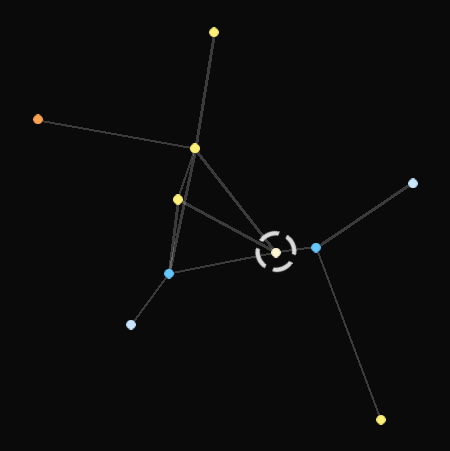
#> input picture beaconImages/Abeah.png, 450 x 451 px
$ python -i main.py   (imports and definitions only)
#> lines starting #> are read from the running program, lines starting #| are printed output that depends on the picture; after the words box and inside, x2 and y2 are one past the last pixel; in counts of white or black regions, pixels touching at a corner belong together
import datetime
import pickle

import discord
import imagehash
from PIL import Image
from discord import app_commands
from discord.ext import commands
import cv2
import numpy as np
import sqlite3

from discord.ext.commands import Context
from scipy import spatial
import os
from dotenv import load_dotenv

# [1 line not run here, left out]


"""


look_up = {"B": "<:B_:949716430901903380>",
           "A": "<:A_:949716430545367050>",
           "F": "<:F_:949716431031894167>",
           "G": "<:G_:949716431627493416>",
           "K": "<:K_:949716420416110612>",
           "M": "<:M_:949716373397987428>",
           "": ""
           }


@bot.slash_command(description="Command for solving beacon.")
async def solve_beacon(ctx,
                       beacon_image: Option(discord.Attachment, "Beacon image (Computer vision will attempt to read data from image for you)", required=False, default=None)):
    await ctx.defer()


    target = ""
    other = ""
    if attachment != "":
        img = np.asarray(bytearray(await attachment.read()), 'uint8')
        img = cv2.imdecode(img, cv2.IMREAD_COLOR)
        try:
            main, second, error = get_systems(img)
            target = look_up[main]
            for x in second:
                other += look_up[x] + " "
            if error != "":
                await ctx.followup.send(error, ephemeral=True)
        except Exception as e:
            await ctx.followup.send("Computer vision failed fully. Please use manual input!", ephemeral=True)

    view = main_view(ctx)
    embed = discord.Embed(title="Beacon Solver", description="Make sure external emojis is allowed. Source code can be found [here](https://github.com/iraaz4321/beacon_solver_bot)", colour=0xfbeb04, timestamp=datetime.datetime.utcnow())
    embed.add_field(name=f"Beacon data",
                    value=f"Target system connected count (opt): {connected}\nTarget system color (req): {target}\nRest of colors (req): {other}", inline=False)
    embed.set_footer(text="https://github.com/iraaz4321/beacon_solver_bot")
    await ctx.respond(embed=embed, view=view)


bot.run(os.getenv("token"))"""

def load_pickle():
    pickled = open('beacons.starscape', 'rb')
    return pickle.load(pickled)

# [1 line that did not run here, left out]

# [10 lines left out: function find_closest_match, not called in this run]

class Main(commands.Bot):
    def __init__(self):
        super().__init__(command_prefix=commands.when_mentioned,
                         intents=discord.Intents.all(),
                         application_id=814130510544502835)
#> (this line was passed over: discord is not available in this run)
#> further down, picture is the input picture: shape (451, 450, 3); mean B, G, R 11.7, 11.8, 11.8


    async def setup_hook(self):
        await client.tree.sync()


client = Main()

# [4 lines not run here, left out]


# [30 lines left out: function crop_image, not called in this run]


conn = sqlite3.connect("starscape_pro.db")


def get_systems(img):
    non_altered = img.copy()
    gray = cv2.cvtColor(img, cv2.COLOR_BGR2GRAY)
    ret, thresh = cv2.threshold(img, 127, 255, cv2.THRESH_TOZERO)
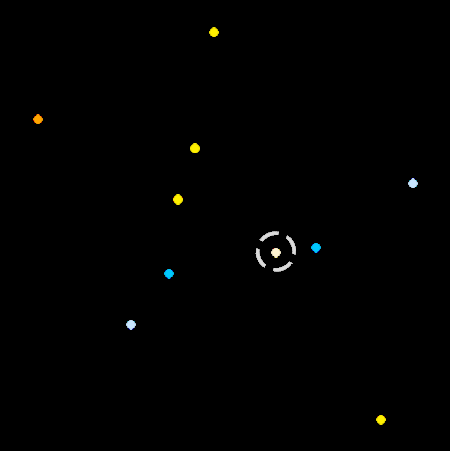
#> thresh: shape (451, 450, 3); mean B, G, R 0.8, 1.1, 1

    hsv = cv2.cvtColor(thresh, cv2.COLOR_BGR2HSV)
#> hsv: shape (451, 450, 3); mean H, S, V 0.2, 0.8, 1.2
    h, s, v = cv2.split(hsv)
    thresh1 = cv2.threshold(s, 40, 255, cv2.THRESH_BINARY)[1]
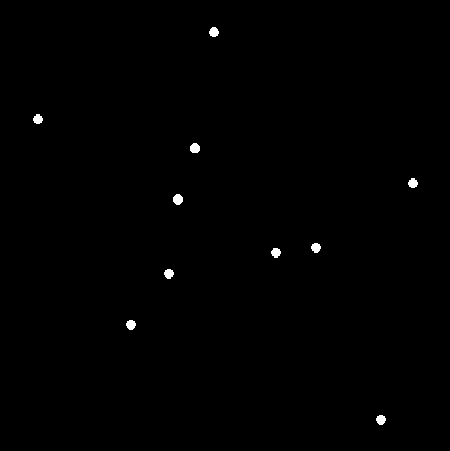
#> thresh1: shape (451, 450); 0.38% white; 10 white regions

    kernel = np.ones((3, 3), np.uint8)
    opening = cv2.morphologyEx(thresh1, cv2.MORPH_OPEN, kernel)

    contours, hierarchy = cv2.findContours(opening, cv2.RETR_TREE, cv2.CHAIN_APPROX_SIMPLE)
#> contours = 10 contours; largest, box (x1, y1, x2, y2) and area: (173, 194, 183, 205) 72, (190, 143, 200, 153) 68, (376, 415, 386, 425) 62, (126, 320, 136, 330) 62, (209, 27, 219, 37) 62
    cv2.drawContours(img, contours, -1, (0, 255, 0), 3)
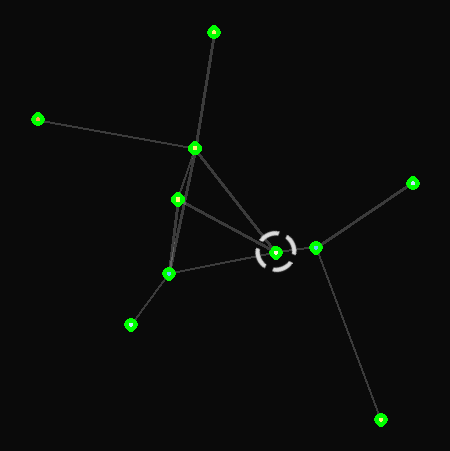
#> img: shape (451, 450, 3); 0.62% of pixels changed, all inside (x1, y1, x2, y2) = (31, 25, 420, 427)

    lower_bound = np.array([0, 0, 190])
    upper_bound = np.array([10, 10, 220])
    mask = cv2.inRange(hsv, lower_bound, upper_bound)
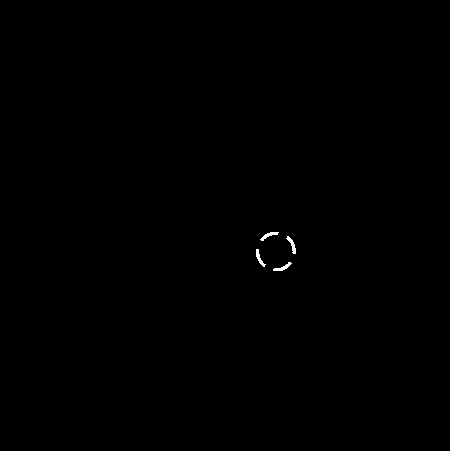
#> mask: shape (451, 450); 0.13% white; 4 white regions
    segmented_img = cv2.bitwise_and(gray, gray, mask=mask)
    kernel = np.ones((2, 2), np.uint8)
    erosion = cv2.erode(segmented_img, kernel, iterations=1)
    kernel = np.ones((9, 9), np.uint8)
    dilation = cv2.dilate(erosion, kernel, iterations=2)

    cont, hierarchy = cv2.findContours(dilation, cv2.RETR_TREE, cv2.CHAIN_APPROX_SIMPLE)
#> cont = 2 contours; box (x1, y1, x2, y2) and area: (249, 225, 304, 279) 2448, (267, 243, 286, 262) 176
    try:
        (x, y), radius = cv2.minEnclosingCircle(cont[0])
#> x = 276; y = 251.5; radius = 30.4
    except IndexError:
        error = "Failed to set some or all other systems. Please input rest manually"
    main = (int(x), int(y))
#> main = (276, 251)
    img = cv2.circle(img, main, 2, (0, 0, 255), 2)
#> img: shape (451, 450, 3); 0.02% of pixels changed, all inside (x1, y1, x2, y2) = (273, 248, 280, 255)

    others = []
    for colors in contours:
        (x, y), radius = cv2.minEnclosingCircle(colors)
        center = (int(x), int(y))
        others.append(center)
#> this loop made 10 passes
#> (x, y, radius, center) on passes 1 to 10: (380.5, 419.4, 4.86, (380, 419)), (130.5, 324.4, 4.86, (130, 324)), (168.5, 273.4, 4.86, (168, 273)), (275.4, 252.3, 4.94, (275, 252)), (315.5, 247.4, 4.86, (315, 247)), (177.5, 199, 5.22, (177, 199)), (412.5, 182.6, 4.86, (412, 182)), (194.5, 147.8, 5.02, (194, 147)), (37.5, 118.6, 4.86, (37, 118)), (213.5, 31.62, 4.86, (213, 31))
#> after the loop, others = [(380, 419), (130, 324), (168, 273), (275, 252), (315, 247), (177, 199), (412, 182), (194, 147), (37, 118), (213, 31)]

    tree = spatial.KDTree(others)
    query = tree.query([main])
#> query = ([1.41], [3])
    main = others.pop(query[1][0])
#> main = (275, 252)

    look_up = {"[255 230 200]": "A",
               "[ 60  80 255]": "M",
               "[255 200 100]": "B",
               "[120 240 255]": "G",
               "[210 245 255]": "F",
               "[ 80 165 255]": "K"}

    x, y = main
#> x = 275; y = 252
    error = ""
    try:
        main = look_up[str(non_altered[y][x])]
#> main = 'F'
    except KeyError:
        main = ""
        error = "Failed to set some or all other systems. Please input rest manually"

    second = []

    for col in others:
        x, y = col
        try:
            second.append(look_up[str(non_altered[y][x])])
        except KeyError:
            error = "Failed to set some or all other systems. Please input rest manually"
#> this loop made 9 passes
#> after the loop, second = ['G', 'A', 'B', 'B', 'G', 'A', 'G', 'K', 'G']
    return main, second, error


image_types = ["png", "jpeg", "gif", "jpg"]

# [31 lines left out: function color_only_solve, not called in this run]

class connected_choose(discord.ui.Button):
    # [7 lines left out: function __init__, not called in this run]

    async def callback(self, interaction: discord.Interaction):
        embed = interaction.message.embeds[0]
        temp=embed.fields[0].value
        name = embed.fields[0].name
        embed.remove_field(0)
        s = temp[:37] + self.label + temp[37 + 1:]
        embed.add_field(name=name, value=s,inline=False)
        await interaction.response.edit_message(embed=embed)


class target_choose(discord.ui.Button):
    # [6 lines left out: function __init__, not called in this run]

    async def callback(self, interaction: discord.Interaction):
        embed = interaction.message.embeds[0]
        temp=embed.fields[0].value.split("\n")
        name = embed.fields[0].name
        embed.remove_field(0)
        s = temp[1].split(":")[0]
        new_string = s + ": " + str(self.emoji)
        temp[1] = new_string
        embed.add_field(name=name, value="\n".join(temp),inline=False)
        await interaction.response.edit_message(embed=embed)

class other_choose(discord.ui.Button):
    # [6 lines left out: function __init__, not called in this run]

    async def callback(self, interaction: discord.Interaction):
        embed = interaction.message.embeds[0]
        temp=embed.fields[0].value.split("\n")
        name = embed.fields[0].name
        embed.remove_field(0)
        splitted = temp[2].split("):")
        old = splitted[0]
        colors = splitted[1]
        new_string = old + "): " + colors + " " + str(self.emoji)
        temp[2] = new_string
        embed.add_field(name=name, value="\n".join(temp),inline=False)
        await interaction.response.edit_message(embed=embed)

class other_remove(discord.ui.Button):
    # [6 lines left out: function __init__, not called in this run]

    async def callback(self, interaction: discord.Interaction):
        embed = interaction.message.embeds[0]
        temp=embed.fields[0].value.split("\n")
        name = embed.fields[0].name
        embed.remove_field(0)
        splitted = temp[2].split("):")
        old = splitted[0]
        colors = list(filter(None, splitted[1].split(" ")))
        if len(colors) == 0:
            return None
        elif len(colors) == 1:
            temp[2] = old + "): "
            embed.add_field(name=name, value="\n".join(temp),inline=False)
            await interaction.response.edit_message(embed=embed)
        else:
            colors.pop()
        temp[2] = old + "): " +" ".join(colors)
        embed.add_field(name=name, value="\n".join(temp),inline=False)
        await interaction.response.edit_message(embed=embed)


# [104 lines that did not run here, left out]


look_up = {"B": "<:B_:949716430901903380>",
           "A": "<:A_:949716430545367050>",
           "F": "<:F_:949716431031894167>",
           "G": "<:G_:949716431627493416>",
           "K": "<:K_:949716420416110612>",
           "M": "<:M_:949716373397987428>",
           "": ""
           }

# [29 lines that did not run here, left out]

# [46 lines not run here, left out]

>>> import cv2
>>> picture = cv2.imread('beaconImages/Abeah.png')
>>> result = get_systems(picture)
#> result = ('F', ['G', 'A', 'B', 'B', 'G', 'A', 'G', 'K', 'G'], '')

$ run again, on beaconImages/Acsir.png
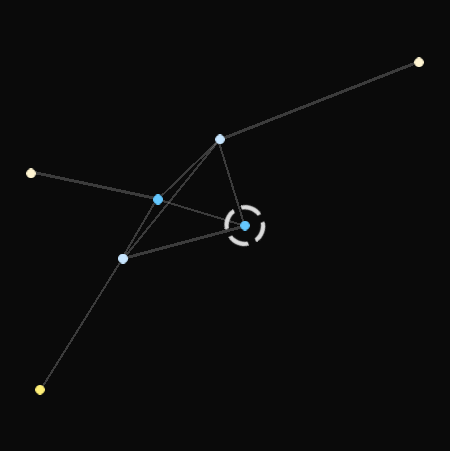
#> input picture beaconImages/Acsir.png, 450 x 451 px
#> picture is the input picture: shape (451, 450, 3); mean B, G, R 11.5, 11.5, 11.4
#> hsv: shape (451, 450, 3); mean H, S, V 0.2, 0.4, 1
#> in get_systems, `thresh1 = cv2.threshold(s, 40, 255, cv2.THRESH_BINARY)[1]`:
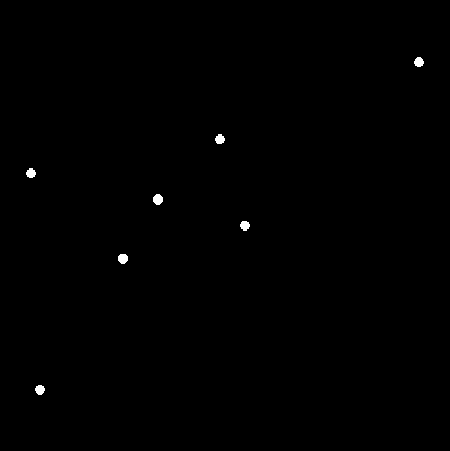
#> thresh1: shape (451, 450); 0.27% white; 7 white regions
#> contours = 7 contours; box (x1, y1, x2, y2) and area: (153, 194, 163, 205) 72, (118, 254, 128, 264) 68, (35, 385, 45, 395) 62, (414, 57, 424, 67) 62, (240, 221, 250, 231) 60, (215, 134, 225, 144) 60, (26, 168, 36, 178) 59
#> in get_systems, `cv2.drawContours(img, contours, -1, (0, 255, 0), 3)`:
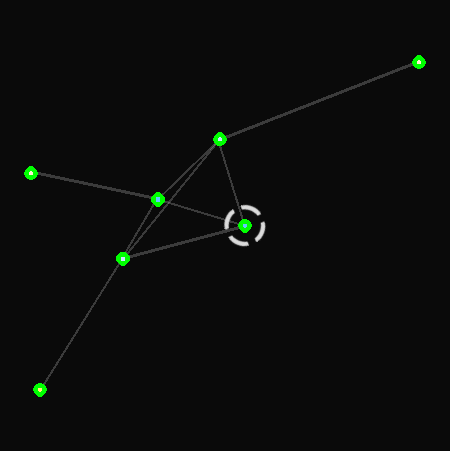
#> img: shape (451, 450, 3); 0.44% of pixels changed, all inside (x1, y1, x2, y2) = (24, 55, 426, 397)
#> mask: shape (451, 450); 0.13% white; 4 white regions
#> cont = 2 contours; box (x1, y1, x2, y2) and area: (218, 199, 273, 254) 2454, (236, 217, 255, 236) 179
#> in get_systems, `(x, y), radius = cv2.minEnclosingCircle(cont[0])`: x = 245; y = 225.6; radius = 30.31
#> in get_systems, `main = (int(x), int(y))`: main = (244, 225)
#> the loop in get_systems, `for colors in contours:` made 7 passes
#> (x, y, radius, center) on passes 1 to 7: (39.5, 389.4, 4.86, (39, 389)), (122.5, 258.2, 5.02, (122, 258)), (244.4, 225.3, 4.94, (244, 225)), (157.5, 199, 5.22, (157, 199)), (30.5, 172.6, 4.86, (30, 172)), (219.4, 138.7, 4.94, (219, 138)), (418.5, 61.62, 4.86, (418, 61))
#> after the loop in get_systems, `for colors in contours:`: others = [(39, 389), (122, 258), (244, 225), (157, 199), (30, 172), (219, 138), (418, 61)]
#> query = ([0], [2])
#> in get_systems, `x, y = main`: x = 244; y = 225
#> in get_systems, `main = look_up[str(non_altered[y][x])]`: main = 'B'
#> the loop in get_systems, `for col in others:` made 6 passes
#> after the loop in get_systems, `for col in others:`: second = ['G', 'A', 'B', 'F', 'A', 'F']
#> result = ('B', ['G', 'A', 'B', 'F', 'A', 'F'], '')

$ run again, on beaconImages/Adax.png
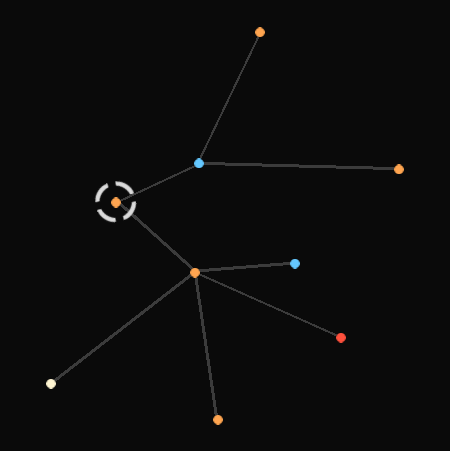
#> input picture beaconImages/Adax.png, 450 x 451 px
#> picture is the input picture: shape (451, 450, 3); mean B, G, R 11.4, 11.6, 11.7
#> hsv: shape (451, 450, 3); mean H, S, V 0.1, 0.8, 1.1
#> in get_systems, `thresh1 = cv2.threshold(s, 40, 255, cv2.THRESH_BINARY)[1]`:
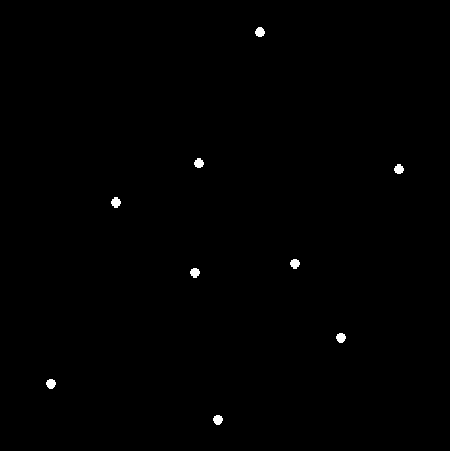
#> thresh1: shape (451, 450); 0.33% white; 9 white regions
#> contours = 9 contours; largest, box (x1, y1, x2, y2) and area: (213, 415, 223, 425) 62, (46, 379, 56, 389) 62, (336, 333, 346, 343) 62, (111, 197, 121, 208) 62, (255, 27, 265, 37) 62
#> in get_systems, `cv2.drawContours(img, contours, -1, (0, 255, 0), 3)`:
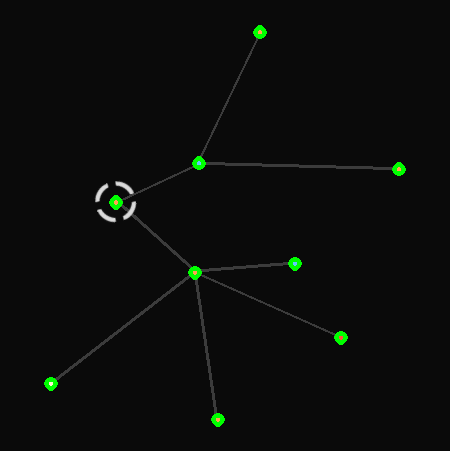
#> img: shape (451, 450, 3); 0.56% of pixels changed, all inside (x1, y1, x2, y2) = (44, 25, 406, 427)
#> mask: shape (451, 450); 0.12% white; 4 white regions
#> cont = 2 contours; box (x1, y1, x2, y2) and area: (89, 175, 143, 229) 2473, (108, 194, 124, 211) 150
#> in get_systems, `(x, y), radius = cv2.minEnclosingCircle(cont[0])`: x = 115.9; y = 201.9; radius = 30.48
#> in get_systems, `main = (int(x), int(y))`: main = (115, 201)
#> the loop in get_systems, `for colors in contours:` made 9 passes
#> (x, y, radius, center) on passes 1 to 8: (217.5, 419.4, 4.86, (217, 419)), (50.5, 383.4, 4.86, (50, 383)), (340.5, 337.4, 4.86, (340, 337)), (194.5, 272.4, 4.86, (194, 272)), (294.5, 263.4, 4.86, (294, 263)), (115.5, 202, 5.22, (115, 202)), (398.5, 168.6, 4.86, (398, 168)), (198.5, 162.6, 4.86, (198, 162))
#> after the loop in get_systems, `for colors in contours:`: others = [(217, 419), (50, 383), (340, 337), (194, 272), (294, 263), (115, 202), (398, 168), (198, 162), (259, 31)]
#> query = ([1], [5])
#> in get_systems, `main = others.pop(query[1][0])`: main = (115, 202)
#> in get_systems, `x, y = main`: x = 115; y = 202
#> in get_systems, `main = look_up[str(non_altered[y][x])]`: main = 'K'
#> the loop in get_systems, `for col in others:` made 8 passes
#> after the loop in get_systems, `for col in others:`: second = ['K', 'F', 'M', 'K', 'B', 'K', 'B', 'K']
#> result = ('K', ['K', 'F', 'M', 'K', 'B', 'K', 'B', 'K'], '')

$ run again, on beaconImages/Aer Ves.png
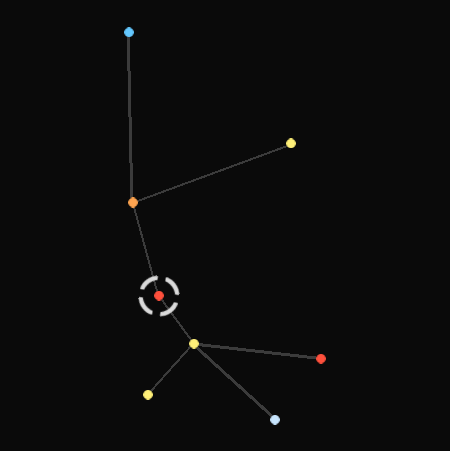
#> input picture beaconImages/Aer Ves.png, 450 x 451 px
#> picture is the input picture: shape (451, 450, 3); mean B, G, R 11.2, 11.3, 11.4
#> hsv: shape (451, 450, 3); mean H, S, V 0.1, 0.7, 1
#> in get_systems, `thresh1 = cv2.threshold(s, 40, 255, cv2.THRESH_BINARY)[1]`:
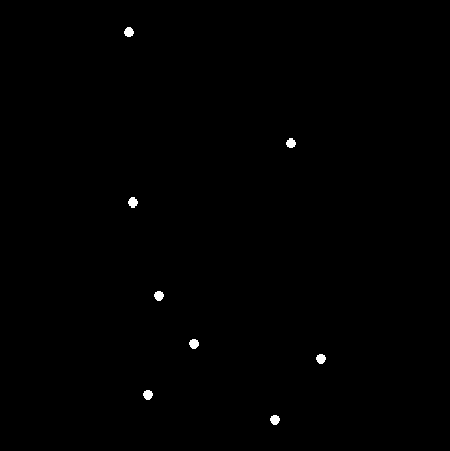
#> thresh1: shape (451, 450); 0.3% white; 8 white regions
#> contours = 8 contours; box (x1, y1, x2, y2) and area: (128, 197, 138, 208) 64, (189, 339, 199, 349) 63, (270, 415, 280, 425) 62, (143, 390, 153, 400) 62, (316, 354, 326, 364) 62, (154, 291, 164, 301) 62, (124, 27, 134, 37) 62, (286, 138, 296, 148) 59
#> in get_systems, `cv2.drawContours(img, contours, -1, (0, 255, 0), 3)`:
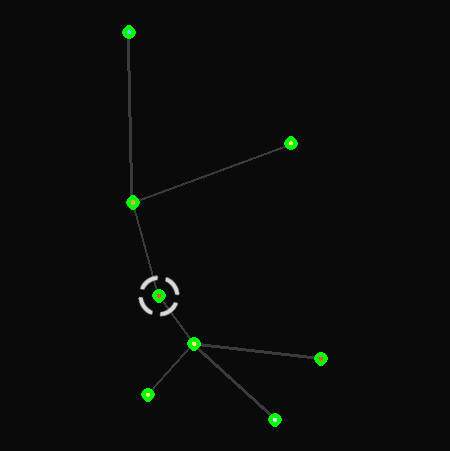
#> img: shape (451, 450, 3); 0.5% of pixels changed, all inside (x1, y1, x2, y2) = (122, 25, 328, 427)
#> mask: shape (451, 450); 0.13% white; 4 white regions
#> cont = 2 contours; box (x1, y1, x2, y2) and area: (132, 270, 186, 323) 2482, (151, 288, 168, 305) 150
#> in get_systems, `(x, y), radius = cv2.minEnclosingCircle(cont[0])`: x = 159; y = 296; radius = 30.48
#> in get_systems, `main = (int(x), int(y))`: main = (159, 296)
#> the loop in get_systems, `for colors in contours:` made 8 passes
#> (x, y, radius, center) on passes 1 to 8: (274.5, 419.4, 4.86, (274, 419)), (147.5, 394.4, 4.86, (147, 394)), (320.5, 358.4, 4.86, (320, 358)), (193.5, 343.4, 4.86, (193, 343)), (158.5, 295.4, 4.86, (158, 295)), (132.5, 202, 5.22, (132, 202)), (290.5, 142.6, 4.86, (290, 142)), (128.5, 31.62, 4.86, (128, 31))
#> after the loop in get_systems, `for colors in contours:`: others = [(274, 419), (147, 394), (320, 358), (193, 343), (158, 295), (132, 202), (290, 142), (128, 31)]
#> query = ([1.41], [4])
#> in get_systems, `main = others.pop(query[1][0])`: main = (158, 295)
#> in get_systems, `x, y = main`: x = 158; y = 295
#> in get_systems, `main = look_up[str(non_altered[y][x])]`: main = 'M'
#> the loop in get_systems, `for col in others:` made 7 passes
#> after the loop in get_systems, `for col in others:`: second = ['A', 'G', 'M', 'G', 'K', 'G', 'B']
#> result = ('M', ['A', 'G', 'M', 'G', 'K', 'G', 'B'], '')
